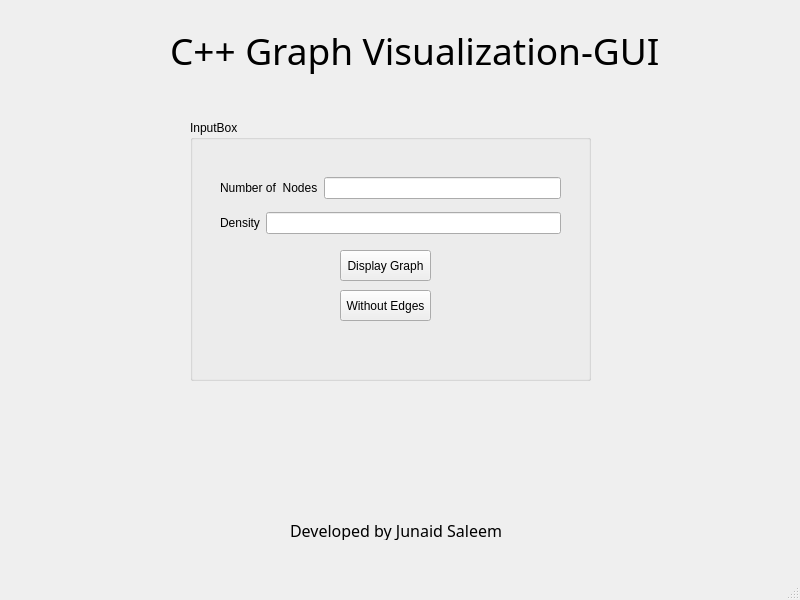
<?xml version="1.0" encoding="UTF-8"?>
<ui version="4.0">
 <class>MainWindow</class>
 <widget class="QMainWindow" name="MainWindow">
  <property name="geometry">
   <rect>
    <x>0</x>
    <y>0</y>
    <width>800</width>
    <height>600</height>
   </rect>
  </property>
  <property name="windowTitle">
   <string>MainWindow</string>
  </property>
  <widget class="QWidget" name="centralwidget">
   <widget class="QGroupBox" name="groupBox">
    <property name="geometry">
     <rect>
      <x>190</x>
      <y>120</y>
      <width>401</width>
      <height>261</height>
     </rect>
    </property>
    <property name="title">
     <string>InputBox</string>
    </property>
    <widget class="QPushButton" name="pushButton">
     <property name="geometry">
      <rect>
       <x>150</x>
       <y>130</y>
       <width>91</width>
       <height>31</height>
      </rect>
     </property>
     <property name="text">
      <string>Display Graph</string>
     </property>
    </widget>
    <widget class="QWidget" name="layoutWidget">
     <property name="geometry">
      <rect>
       <x>30</x>
       <y>50</y>
       <width>341</width>
       <height>71</height>
      </rect>
     </property>
     <layout class="QVBoxLayout" name="verticalLayout">
      <item>
       <layout class="QHBoxLayout" name="horizontalLayout">
        <item>
         <widget class="QLabel" name="label">
          <property name="text">
           <string>Number of  Nodes</string>
          </property>
         </widget>
        </item>
        <item>
         <widget class="QLineEdit" name="lineEdit"/>
        </item>
       </layout>
      </item>
      <item>
       <layout class="QHBoxLayout" name="horizontalLayout_2">
        <item>
         <widget class="QLabel" name="label_2">
          <property name="text">
           <string>Density</string>
          </property>
         </widget>
        </item>
        <item>
         <widget class="QLineEdit" name="lineEdit_2"/>
        </item>
       </layout>
      </item>
     </layout>
    </widget>
    <widget class="QPushButton" name="pushButton_2">
     <property name="geometry">
      <rect>
       <x>150</x>
       <y>170</y>
       <width>91</width>
       <height>31</height>
      </rect>
     </property>
     <property name="text">
      <string>Without Edges</string>
     </property>
    </widget>
   </widget>
   <widget class="QLabel" name="label_3">
    <property name="geometry">
     <rect>
      <x>170</x>
      <y>10</y>
      <width>491</width>
      <height>81</height>
     </rect>
    </property>
    <property name="font">
     <font>
      <family>Simplified Arabic</family>
      <pointsize>28</pointsize>
     </font>
    </property>
    <property name="text">
     <string>C++ Graph Visualization-GUI</string>
    </property>
   </widget>
   <widget class="QLabel" name="label_4">
    <property name="geometry">
     <rect>
      <x>290</x>
      <y>520</y>
      <width>211</width>
      <height>20</height>
     </rect>
    </property>
    <property name="font">
     <font>
      <family>Segoe MDL2 Assets</family>
      <pointsize>12</pointsize>
     </font>
    </property>
    <property name="text">
     <string>Developed by Junaid Saleem</string>
    </property>
   </widget>
  </widget>
  <widget class="QMenuBar" name="menubar">
   <property name="geometry">
    <rect>
     <x>0</x>
     <y>0</y>
     <width>800</width>
     <height>22</height>
    </rect>
   </property>
  </widget>
  <widget class="QStatusBar" name="statusbar"/>
 </widget>
 <resources/>
 <connections/>
</ui>
